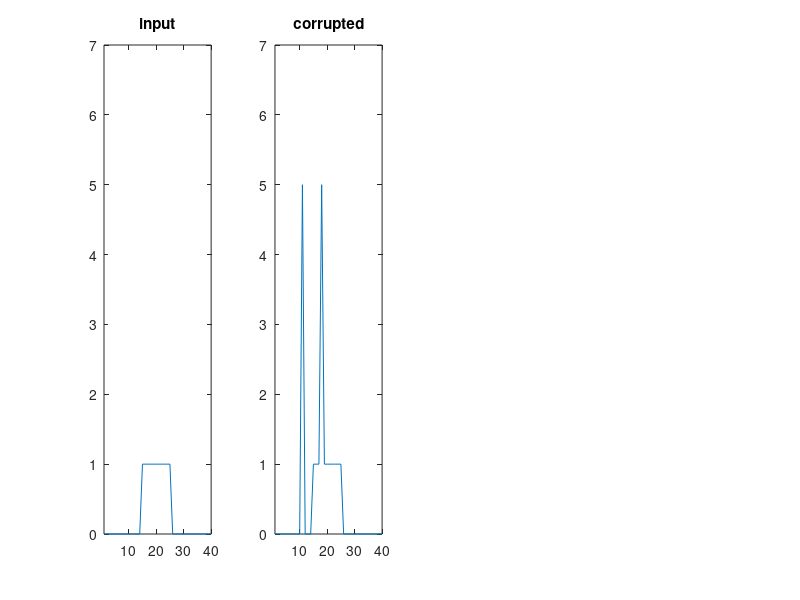

MATLAB code for this plot: (Note: this script raises an error after producing the figure.)
% % (a)
% lena = rgb2gray(imread('lena.png'));
% figure(1); clf;
% Icg = imnoise(lena, 'gaussian', 0, 0.01);
% subplot(2,2,1); imshow(Icg); colormap gray;
% axis equal; axis tight; title('gaussian noise');
% Ics = imnoise(lena, 'salt & pepper', 0.1);
% subplot(2,2,2); imshow(Ics); colormap gray;
% axis equal; axis tight; title('salt & pepper');
% Icg_b = gaussfilter(double(Icg), 1);
% Ics_b = gaussfilter(double(Ics), 1);
% subplot(2,2,3); imshow(uint8(Icg_b)); colormap gray;
% axis equal; axis tight; title('filtered');
% subplot(2,2,4); imshow(uint8(Ics_b)); colormap gray;
% axis equal; axis tight; title('filtered');

% % (b)
% museum = rgb2gray(imread('museum.jpg'));
% figure(2); clf;
% subplot(1,2,1); imshow(museum); colormap gray; axis tight; axis equal;
% subplot(1,2,2); imshow(uint8(sharp_filter(double(museum)))); colormap gray; axis tight; axis equal;

% (c)
x = [zeros(1,14), ones(1,11),zeros(1,15)]; 
xc = x; xc(11) = 5; xc(18) = 5;
figure(3);
subplot(1,4,1); plot(x); axis([1, 40, 0, 7]); title('input');
subplot(1,4,2); plot(xc); axis([1, 40, 0, 7]); title('corrupted');
g = gauss(1);
x_g = conv(xc, g, 'same');
x_m = simple_median(xc, 5);
subplot(1,4,3); plot(x_g); axis([1, 40, 0, 7]); title('gauss');
subplot(1,4,4); plot(x_m); axis([1, 40, 0, 7]); title('median');






